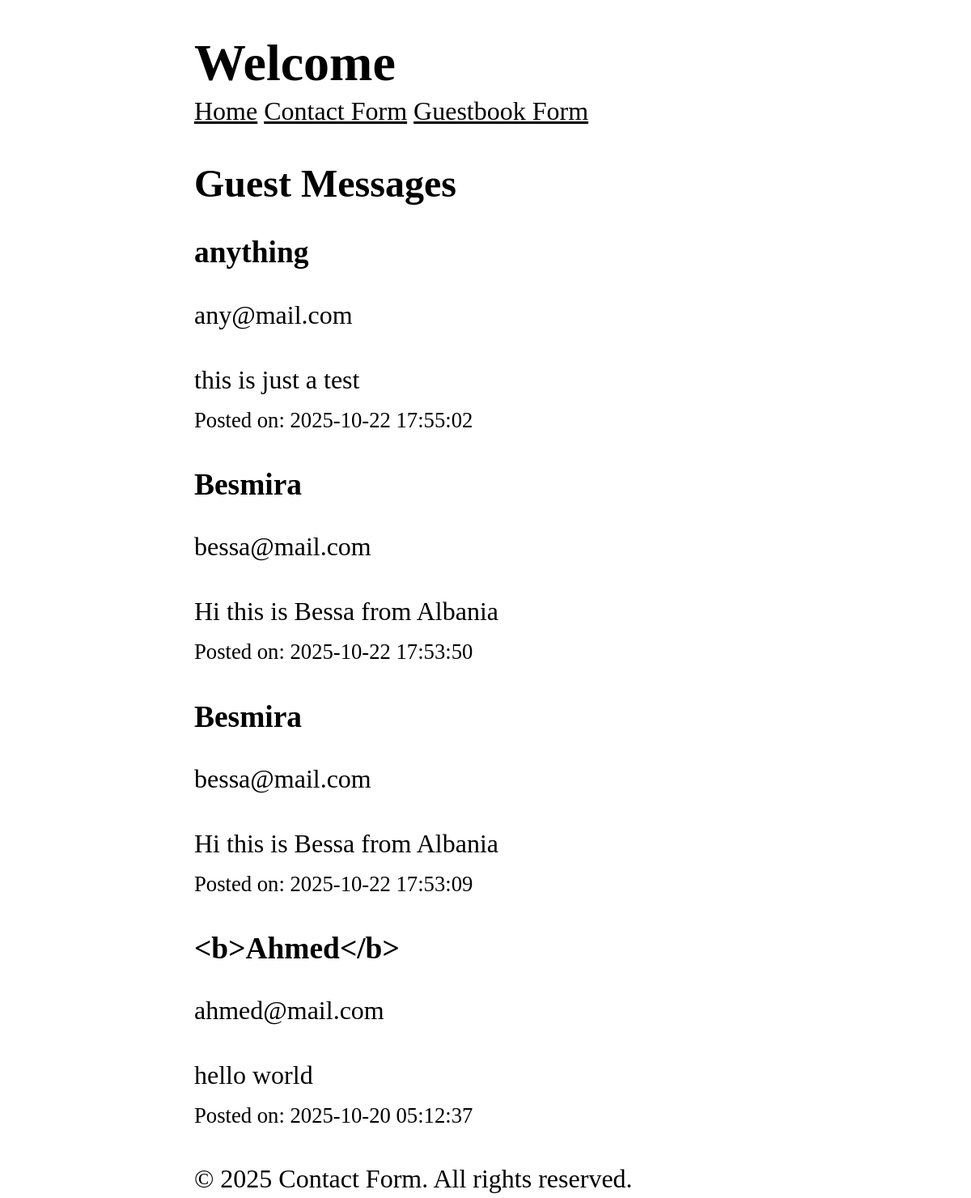
Page /guestbook on the earlier database version.
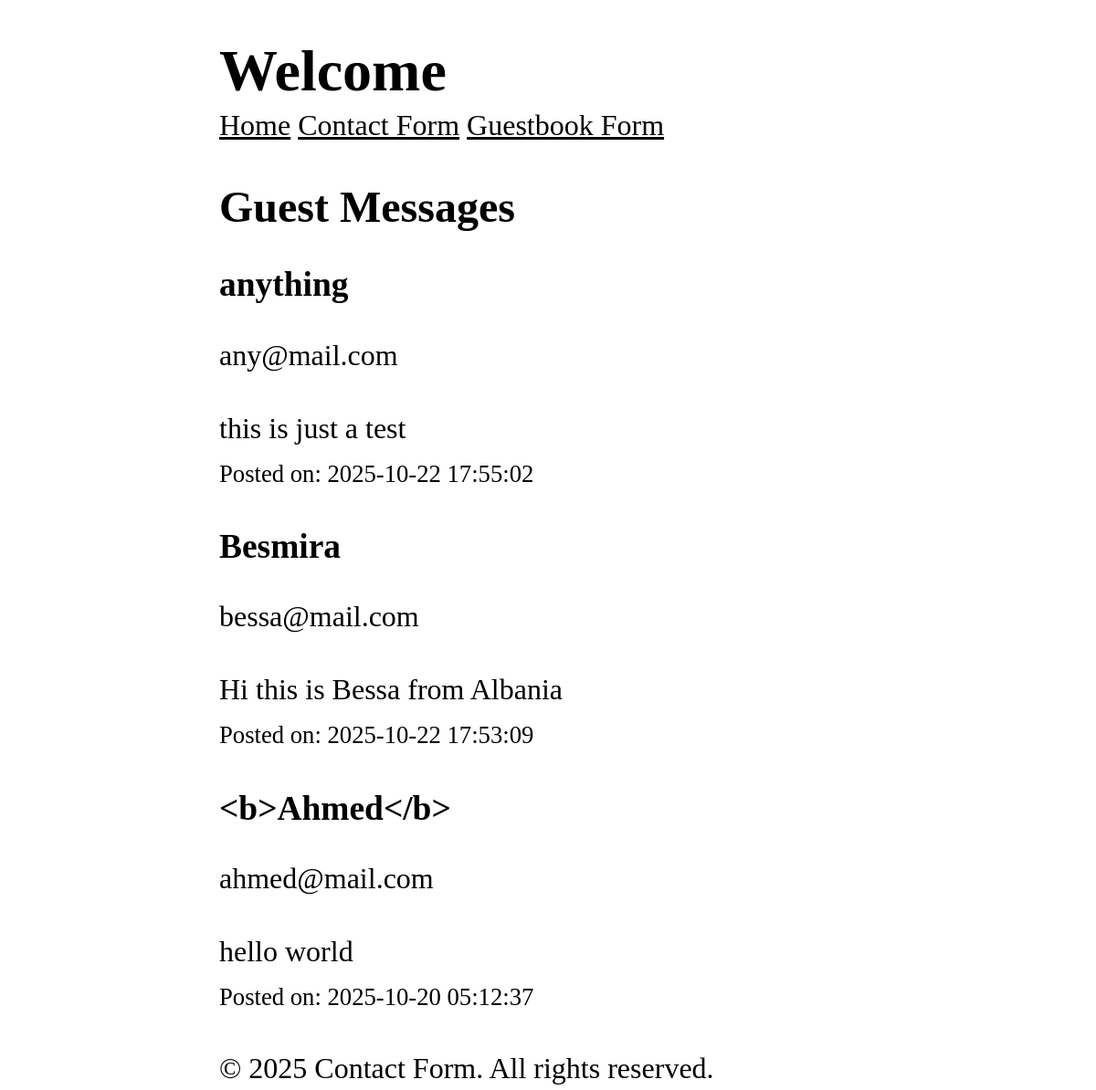
Same page on the later database version.
### tables this page shows
CREATE TABLE messages (
  id INTEGER PRIMARY KEY AUTOINCREMENT, 
  name TEXT NOT NULL, 
  email TEXT NOT NULL, 
  message TEXT NOT NULL, 
  created_at TIMESTAMP DEFAULT CURRENT_TIMESTAMP
);

### includes/view.php (called while the page is built, shortened)
<?php
function renderView(string $template, array $data = []): void {
  include TEMPLATES_DIR . '/header.php';
  include TEMPLATES_DIR . '/' . $template . '.php';
  include TEMPLATES_DIR . '/footer.php';
}

### routes/guestbook_get.php (called while the page is built)
<?php
$messages = getMessages(connectDb());
renderView(
  template: 'guestbook_get',
  data: ['messages' => $messages]
);

### public/index.php (called while the page is built, shortened)
<?php
dispatch($_SERVER['REQUEST_URI'], $_SERVER['REQUEST_METHOD']);

### includes/db.php (called while the page is built, shortened)
<?php
function connectDb(): PDO {
  $pdo = new PDO('sqlite:' . DB_DIR . '/' . 'db.sqlite');
  $pdo->setAttribute(PDO::ATTR_ERRMODE, PDO::ERRMODE_EXCEPTION);
  return $pdo;
}
function getMessages(PDO $pdo): array {
  $sql = "SELECT * FROM messages ORDER BY created_at DESC";
  $stmt = $pdo->query($sql);
  return $stmt->fetchAll(PDO::FETCH_ASSOC);
}

### templates/guestbook_get.php (the view)
<?php
$messages = $data['messages'];
?>
<section>
  <h2>Guest Messages</h2>
  <?php if (empty($messages)): ?>
    <p>No messages yet. Be the first to leave a message</p>
  <?php else: ?>
    <?php foreach ($messages as $message): ?>
      <h3>
        <?=htmlspecialchars($message['name']) ?>
      </h3>
      <p>
        <?=htmlspecialchars($message['email']) ?>
      </p>
      <p>
        <?=nl2br($message['message']) ?>
      </p>
      <small>Posted on: <?=htmlspecialchars($message['created_at']) ?> </small>
    <?php endforeach ?>
  <?php endif; ?>
</section>

Differences in the rows shown:
removed messages: name "Besmira", email "bessa@mail.com", message "Hi this is Bessa from Albania", created_at "2025-10-22 17:53:50"
